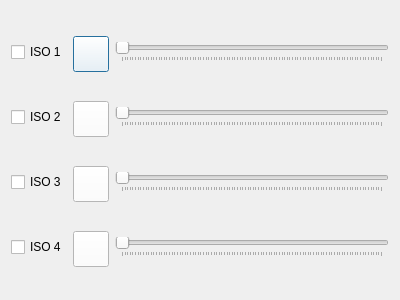
<?xml version="1.0" encoding="UTF-8"?>
<ui version="4.0">
 <class>isoDialog</class>
 <widget class="QDialog" name="isoDialog">
  <property name="geometry">
   <rect>
    <x>0</x>
    <y>0</y>
    <width>400</width>
    <height>300</height>
   </rect>
  </property>
  <property name="windowTitle">
   <string>Dialog</string>
  </property>
  <layout class="QVBoxLayout" name="verticalLayout">
   <item>
    <layout class="QHBoxLayout" name="layoutISO1">
     <item>
      <widget class="QCheckBox" name="cbISO1">
       <property name="text">
        <string>ISO 1</string>
       </property>
      </widget>
     </item>
     <item>
      <widget class="QPushButton" name="pbColor1">
       <property name="sizePolicy">
        <sizepolicy hsizetype="Fixed" vsizetype="Fixed">
         <horstretch>0</horstretch>
         <verstretch>0</verstretch>
        </sizepolicy>
       </property>
       <property name="minimumSize">
        <size>
         <width>36</width>
         <height>36</height>
        </size>
       </property>
       <property name="maximumSize">
        <size>
         <width>32</width>
         <height>32</height>
        </size>
       </property>
       <property name="styleSheet">
        <string notr="true">background-color: rgb(255, 255, 255);
color: rgb(255, 255, 255);</string>
       </property>
       <property name="text">
        <string></string>
       </property>
       <property name="flat">
        <bool>false</bool>
       </property>
      </widget>
     </item>
     <item>
      <widget class="QSlider" name="sliderISO1">
       <property name="orientation">
        <enum>Qt::Horizontal</enum>
       </property>
       <property name="tickPosition">
        <enum>QSlider::TicksBelow</enum>
       </property>
      </widget>
     </item>
    </layout>
   </item>
   <item>
    <layout class="QHBoxLayout" name="layoutISO2">
     <item>
      <widget class="QCheckBox" name="cbISO2">
       <property name="text">
        <string>ISO 2</string>
       </property>
      </widget>
     </item>
     <item>
      <widget class="QPushButton" name="pbColor2">
       <property name="sizePolicy">
        <sizepolicy hsizetype="Fixed" vsizetype="Fixed">
         <horstretch>0</horstretch>
         <verstretch>0</verstretch>
        </sizepolicy>
       </property>
       <property name="minimumSize">
        <size>
         <width>36</width>
         <height>36</height>
        </size>
       </property>
       <property name="maximumSize">
        <size>
         <width>32</width>
         <height>32</height>
        </size>
       </property>
       <property name="styleSheet">
        <string notr="true">background-color: rgb(255, 255, 255);
color: rgb(255, 255, 255);</string>
       </property>
       <property name="text">
        <string></string>
       </property>
       <property name="flat">
        <bool>false</bool>
       </property>
      </widget>
     </item>
     <item>
      <widget class="QSlider" name="sliderISO2">
       <property name="orientation">
        <enum>Qt::Horizontal</enum>
       </property>
       <property name="tickPosition">
        <enum>QSlider::TicksBelow</enum>
       </property>
      </widget>
     </item>
    </layout>
   </item>
   <item>
    <layout class="QHBoxLayout" name="layoutISO3">
     <item>
      <widget class="QCheckBox" name="cbISO3">
       <property name="text">
        <string>ISO 3</string>
       </property>
      </widget>
     </item>
     <item>
      <widget class="QPushButton" name="pbColor3">
       <property name="sizePolicy">
        <sizepolicy hsizetype="Fixed" vsizetype="Fixed">
         <horstretch>0</horstretch>
         <verstretch>0</verstretch>
        </sizepolicy>
       </property>
       <property name="minimumSize">
        <size>
         <width>36</width>
         <height>36</height>
        </size>
       </property>
       <property name="maximumSize">
        <size>
         <width>32</width>
         <height>32</height>
        </size>
       </property>
       <property name="styleSheet">
        <string notr="true">background-color: rgb(255, 255, 255);
color: rgb(255, 255, 255);</string>
       </property>
       <property name="text">
        <string></string>
       </property>
       <property name="flat">
        <bool>false</bool>
       </property>
      </widget>
     </item>
     <item>
      <widget class="QSlider" name="sliderISO3">
       <property name="orientation">
        <enum>Qt::Horizontal</enum>
       </property>
       <property name="tickPosition">
        <enum>QSlider::TicksBelow</enum>
       </property>
      </widget>
     </item>
    </layout>
   </item>
   <item>
    <layout class="QHBoxLayout" name="layoutISO4">
     <item>
      <widget class="QCheckBox" name="cbISO4">
       <property name="text">
        <string>ISO 4</string>
       </property>
      </widget>
     </item>
     <item>
      <widget class="QPushButton" name="pbColor4">
       <property name="sizePolicy">
        <sizepolicy hsizetype="Fixed" vsizetype="Fixed">
         <horstretch>0</horstretch>
         <verstretch>0</verstretch>
        </sizepolicy>
       </property>
       <property name="minimumSize">
        <size>
         <width>36</width>
         <height>36</height>
        </size>
       </property>
       <property name="maximumSize">
        <size>
         <width>32</width>
         <height>32</height>
        </size>
       </property>
       <property name="styleSheet">
        <string notr="true">background-color: rgb(255, 255, 255);
color: rgb(255, 255, 255);</string>
       </property>
       <property name="text">
        <string></string>
       </property>
       <property name="flat">
        <bool>false</bool>
       </property>
      </widget>
     </item>
     <item>
      <widget class="QSlider" name="sliderISO4">
       <property name="orientation">
        <enum>Qt::Horizontal</enum>
       </property>
       <property name="tickPosition">
        <enum>QSlider::TicksBelow</enum>
       </property>
      </widget>
     </item>
    </layout>
   </item>
  </layout>
 </widget>
 <resources/>
 <connections/>
</ui>
